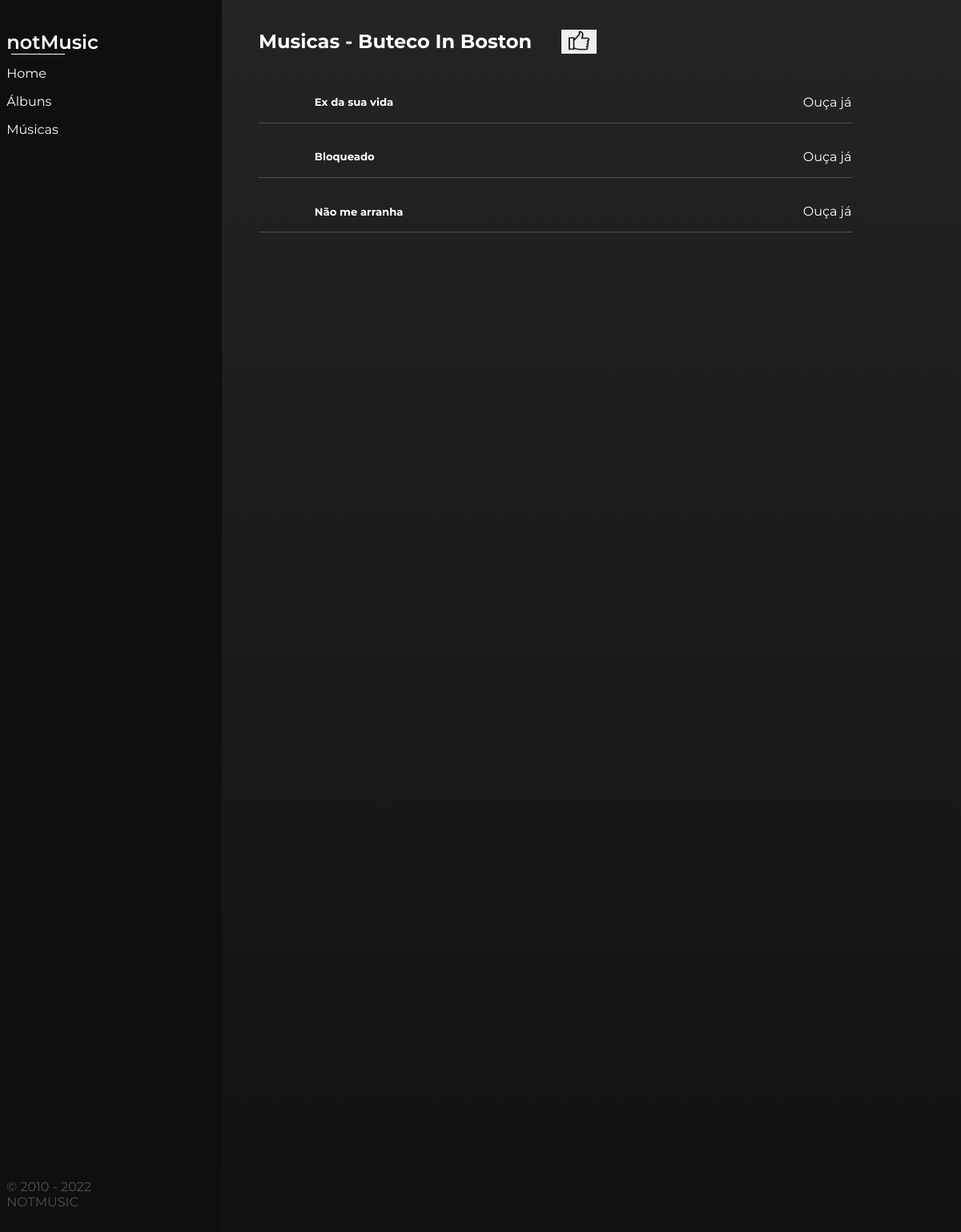
Screenshot of /notMusic/musicas/8/ with the database file from the repository.
### notMusic/models.py (models this page shows, shortened)
class Album(models.Model):
    nomeAlbum = models.CharField(max_length=50)
    anoLanc = models.CharField(max_length=4)
    musicas = models.ManyToManyField(Musica)
    upVotes = models.IntegerField(default=0)
    downVotes = models.IntegerField(default=0)
    linkImg = models.CharField(max_length=200, default= "null")

class Musica(models.Model):
    tituloMusica = models.CharField(max_length=50)
    duracao = models.CharField(max_length=10)
    compositor = models.CharField(max_length=80)
    linkMusica = models.CharField(max_length=200, default= "null")
    fotoMusica = models.CharField(max_length=200, default= "null")

### notMusic/views.py (the view)
# urls.py: path('musicas/<int:pk>/',views.ResultadoMusicaView.as_view(), name='musicas')
class ResultadoMusicaView(generic.DetailView):
    model = Album
    template_name = "notMusic/musicas.html"

### notMusic/templates/notMusic/musicas.html (shortened to what this page needs)
<!DOCTYPE html>
<html lang="pt-br">
    <head>
        {% load static %}
        <link rel="stylesheet" type="text/css" href="{% static 'notMusic/css/index.css' %}">
    </head>
    <body>
        <main>
            <header>
                <p class="logo">notMusic</p>
                <div class="nav-header">
                    <a class="link-header" href="{% url 'notMusic:index' %}">Home</a>
                    <p><a class="link-header" href="{% url 'notMusic:todosAlbuns' %}">Álbuns</a></p>
                    <a class="link-header" href="{% url 'notMusic:todasMusicas' %}">Músicas</a>
                </div>
                <p class="cop">© 2010 - 2022 NOTMUSIC</p>
            </header>
            <section class="sec-main">
                <div class="header-msc">
                    <h2 class="titulo-header-msc">Musicas - {{album.nomeAlbum}}</h2>
                    <button class="like"><img class="img-like" src="{% static 'notMusic/img/gostar.png' %}"></button>
                </div>
                {% for m in album.musicas.all %}
                    <ul>
                        <li>
                            <div class="controla">
                                <h4 class="nome-artista">{{m.tituloMusica}}</h4>
                            </div>
                            <a class="link-albuns" href="{{m.linkMusica}}" target="blank">Ouça já</a>
                        </li>
                    </ul>
                {% endfor %}
            </section>
        </main>
    </body>
</html>

### notMusic/static/notMusic/css/index.css (style rules this page uses)
body { border: none; padding: 0; margin: 0; font-family: 'Montserrat', sans-serif; }
main { display: flex; }
header { background-color: #0f0f0f; padding: 1.2% 0%; width: 30%; height: auto; }
.logo { color: white; margin-left: 3%; font-weight: 600; font-size: 2vw; margin-bottom: 5%; }
.logo::after { content: ""; width: 25%; height: 1px; display: block; background-color: #ffffff; margin-left: 2%; }
.nav-header { margin-top: 0; margin-left: 3%; margin-bottom: 100%; }
.link-header { color: #ffffff; text-decoration: none; transition: 0.3s; }
.cop { margin-left: 3%; color: #525252; width: 60%; margin-top: 1300px; }
.sec-main { width: 100%; max-width: 100%; background: linear-gradient(#242424, #111111); height: auto; }
.controla { width: 40%; display: flex; align-items: center; }
ul { margin-left: 5%; border-bottom: #4e4e4e solid 1px; display: flex; width: 80%; padding: 0% 0.2%; }
li { list-style: none; display: flex; width: 100%; justify-content: space-between; align-items: center; }
.nome-artista { font-size: 1.1vw; color: white; }
.link-albuns { text-decoration: none; color: white; transition: 0.3s; }
.header-msc { display: flex; align-items: center; width: 80%; margin-left: 5%; }
.titulo-header-msc { color: #ffffff; margin-top: 5%; font-size: 2vw; }
.like { margin-left: 5%; height: 10%; margin-top: 2.5%; border: none; }
.img-like { width: 80%; }

### rows the page displays
Album: nomeAlbum "Buteco In Boston"
Musica: tituloMusica "Ex da sua vida"
Musica: tituloMusica "Bloqueado"
Musica: tituloMusica "Não me arranha"
